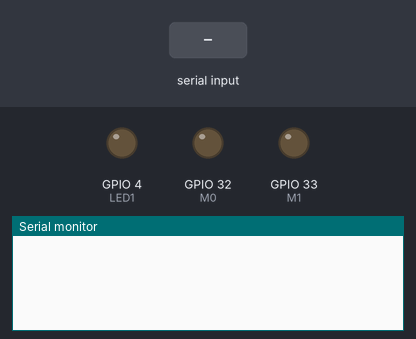
This sketch was run on a simulated ESP32. Shown: output pins drawn as LEDs (lit = HIGH), the last lines printed to the serial monitor. The test bench sets the inputs (shaded band).

Above: at 1.3 s.
1.4 s: "90,45\n" received over the second serial link
At 3.4 s:
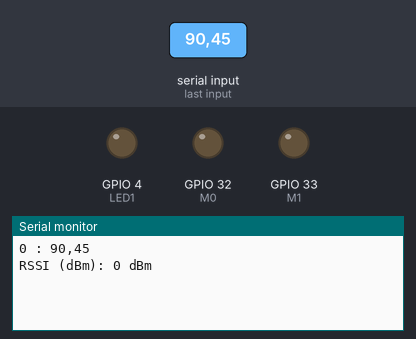
4.0 s: "5\n" received over the second serial link
At 5.7 s:
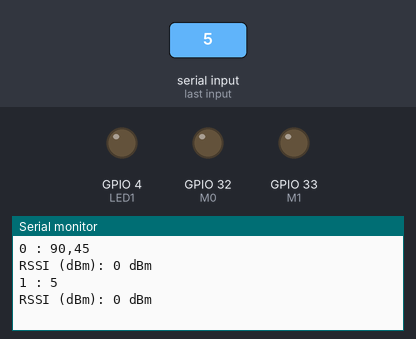

The sketch:

Recepcao.ino
```cpp
#define LED1 4

#define RX 16
#define TX 17
#define M0 32
#define M1 33

HardwareSerial LoRaSerial(2);

int counter = 0;

void setup() {
  pinMode(M0, OUTPUT);
  pinMode(M1, OUTPUT);
  pinMode(LED1, OUTPUT);

  digitalWrite(M0, LOW);
  digitalWrite(M1, LOW);
  Serial.begin(9600);

  LoRaSerial.begin(9600, SERIAL_8N1, RX, TX);

  // Habilitar RSSI
  sendCommand("C0 04 01 20"); // Habilita RSSI ambiente
  sendCommand("C0 06 01 80"); // Habilita RSSI para dados recebidos
}

void loop() {
  if (LoRaSerial.available() > 1) {
    String input = LoRaSerial.readString();
    Serial.print(counter++);
    Serial.print(" : ");
    Serial.println(input);

    // Obter RSSI dos dados recebidos
    String rssi = readRSSI();
    Serial.print("RSSI (dBm): ");
    Serial.println(rssi);

    if (input == "00000,00000,00000,00000,00000,00000,00000,00000,00000,0000") {
      digitalWrite(LED1, HIGH);
    }
    if (input == "10000,00000,00000,00000,00000,00000,00000,00000,00000,0000") {
      digitalWrite(LED1, LOW);
    }
  }
  delay(20);
}

void sendCommand(String cmd) {
  LoRaSerial.println(cmd);
  delay(50);
}

String readRSSI() {
  sendCommand("C1 00 01"); // Comando para obter RSSI do canal
  delay(50);

  String response = "";
  while (LoRaSerial.available()) {
    response += String(LoRaSerial.read(), HEX);
  }
  Serial.println(response);

  int rssi = response.toInt();
  return String(-rssi / 2) + " dBm";
}
```

Measured:
- after the input at 1.4 s, the serial monitor: prints a new line after 1.0 s (image 1)
- after the input at 4.0 s, the serial monitor: prints a new line after 1.0 s (image 2)
